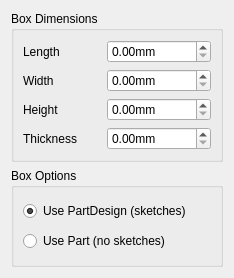
<?xml version="1.0" encoding="UTF-8"?>
<ui version="4.0">
 <class>Dialog</class>
 <widget class="QDialog" name="Dialog">
  <property name="geometry">
   <rect>
    <x>0</x>
    <y>0</y>
    <width>234</width>
    <height>278</height>
   </rect>
  </property>
  <property name="windowTitle">
   <string>Dialog</string>
  </property>
  <layout class="QGridLayout" name="gridLayout">
   <item row="0" column="0">
    <widget class="QGroupBox" name="Dimensions">
     <property name="title">
      <string>Box Dimensions</string>
     </property>
     <layout class="QGridLayout" name="gridLayout_2">
      <item row="0" column="0">
       <widget class="QLabel" name="label">
        <property name="text">
         <string>Length</string>
        </property>
       </widget>
      </item>
      <item row="1" column="1">
       <widget class="QDoubleSpinBox" name="BoxWidth">
        <property name="suffix">
         <string>mm</string>
        </property>
        <property name="maximum">
         <double>100000.000000000000000</double>
        </property>
       </widget>
      </item>
      <item row="0" column="1">
       <widget class="QDoubleSpinBox" name="BoxLength">
        <property name="prefix">
         <string/>
        </property>
        <property name="suffix">
         <string>mm</string>
        </property>
        <property name="maximum">
         <double>100000.000000000000000</double>
        </property>
       </widget>
      </item>
      <item row="1" column="0">
       <widget class="QLabel" name="label_2">
        <property name="text">
         <string>Width</string>
        </property>
       </widget>
      </item>
      <item row="2" column="1">
       <widget class="QDoubleSpinBox" name="BoxHeight">
        <property name="suffix">
         <string>mm</string>
        </property>
        <property name="maximum">
         <double>100000.000000000000000</double>
        </property>
       </widget>
      </item>
      <item row="2" column="0">
       <widget class="QLabel" name="label_3">
        <property name="text">
         <string>Height</string>
        </property>
       </widget>
      </item>
      <item row="3" column="0">
       <widget class="QLabel" name="label_4">
        <property name="text">
         <string>Thickness</string>
        </property>
       </widget>
      </item>
      <item row="3" column="1">
       <widget class="QDoubleSpinBox" name="BoxThickness">
        <property name="suffix">
         <string>mm</string>
        </property>
        <property name="maximum">
         <double>100000.000000000000000</double>
        </property>
       </widget>
      </item>
     </layout>
    </widget>
   </item>
   <item row="1" column="0">
    <widget class="QGroupBox" name="groupBox">
     <property name="title">
      <string>Box Options</string>
     </property>
     <layout class="QVBoxLayout" name="verticalLayout">
      <item>
       <widget class="QRadioButton" name="rbPartDesign">
        <property name="text">
         <string>Use PartDesign (sketches)</string>
        </property>
        <property name="checked">
         <bool>true</bool>
        </property>
       </widget>
      </item>
      <item>
       <widget class="QRadioButton" name="rbPart">
        <property name="text">
         <string>Use Part (no sketches)</string>
        </property>
       </widget>
      </item>
     </layout>
    </widget>
   </item>
  </layout>
 </widget>
 <tabstops>
  <tabstop>BoxLength</tabstop>
  <tabstop>BoxWidth</tabstop>
  <tabstop>BoxHeight</tabstop>
  <tabstop>BoxThickness</tabstop>
 </tabstops>
 <resources/>
 <connections/>
</ui>
